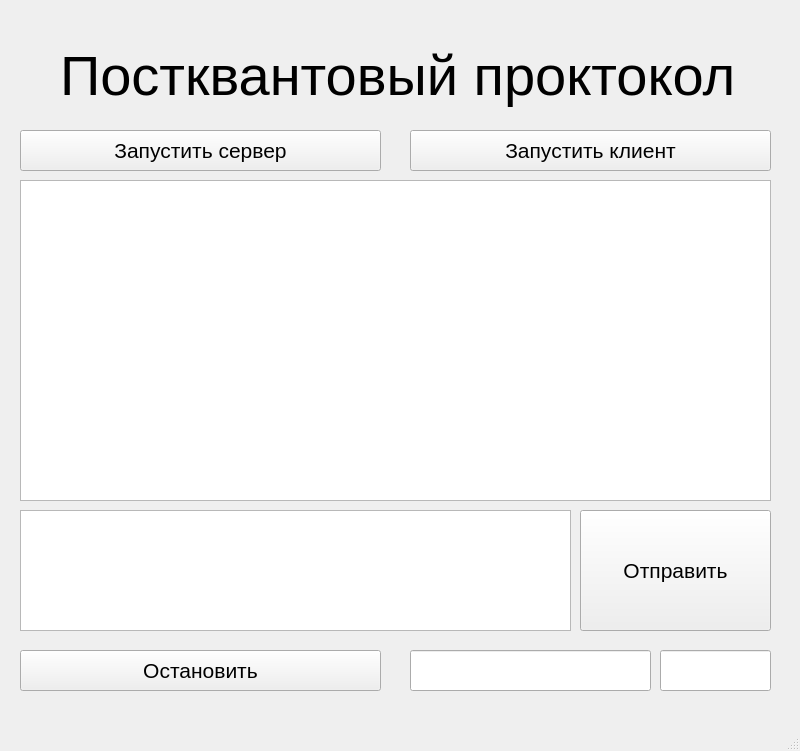
<?xml version="1.0" encoding="UTF-8"?>
<ui version="4.0">
 <class>MainWindow</class>
 <widget class="QMainWindow" name="MainWindow">
  <property name="geometry">
   <rect>
    <x>0</x>
    <y>0</y>
    <width>800</width>
    <height>751</height>
   </rect>
  </property>
  <property name="windowTitle">
   <string>MainWindow</string>
  </property>
  <widget class="QWidget" name="centralwidget">
   <widget class="QLabel" name="label">
    <property name="geometry">
     <rect>
      <x>60</x>
      <y>-10</y>
      <width>681</width>
      <height>171</height>
     </rect>
    </property>
    <property name="font">
     <font>
      <pointsize>42</pointsize>
     </font>
    </property>
    <property name="text">
     <string>Постквантовый проктокол</string>
    </property>
   </widget>
   <widget class="QPushButton" name="start_server_btn">
    <property name="geometry">
     <rect>
      <x>20</x>
      <y>130</y>
      <width>361</width>
      <height>41</height>
     </rect>
    </property>
    <property name="font">
     <font>
      <pointsize>16</pointsize>
     </font>
    </property>
    <property name="text">
     <string>Запустить сервер</string>
    </property>
   </widget>
   <widget class="QPushButton" name="start_client_btn">
    <property name="geometry">
     <rect>
      <x>410</x>
      <y>130</y>
      <width>361</width>
      <height>41</height>
     </rect>
    </property>
    <property name="font">
     <font>
      <pointsize>16</pointsize>
     </font>
    </property>
    <property name="text">
     <string>Запустить клиент</string>
    </property>
   </widget>
   <widget class="QPushButton" name="stop_btn">
    <property name="geometry">
     <rect>
      <x>20</x>
      <y>650</y>
      <width>361</width>
      <height>41</height>
     </rect>
    </property>
    <property name="font">
     <font>
      <pointsize>16</pointsize>
     </font>
    </property>
    <property name="text">
     <string>Остановить</string>
    </property>
   </widget>
   <widget class="QLineEdit" name="ip_text">
    <property name="geometry">
     <rect>
      <x>410</x>
      <y>650</y>
      <width>241</width>
      <height>41</height>
     </rect>
    </property>
    <property name="font">
     <font>
      <pointsize>16</pointsize>
     </font>
    </property>
   </widget>
   <widget class="QTextEdit" name="server_text">
    <property name="geometry">
     <rect>
      <x>20</x>
      <y>180</y>
      <width>751</width>
      <height>321</height>
     </rect>
    </property>
    <property name="font">
     <font>
      <pointsize>12</pointsize>
     </font>
    </property>
   </widget>
   <widget class="QLineEdit" name="port_text">
    <property name="geometry">
     <rect>
      <x>660</x>
      <y>650</y>
      <width>111</width>
      <height>41</height>
     </rect>
    </property>
    <property name="font">
     <font>
      <pointsize>16</pointsize>
     </font>
    </property>
   </widget>
   <widget class="QPushButton" name="send_btn">
    <property name="geometry">
     <rect>
      <x>580</x>
      <y>510</y>
      <width>191</width>
      <height>121</height>
     </rect>
    </property>
    <property name="font">
     <font>
      <pointsize>16</pointsize>
     </font>
    </property>
    <property name="text">
     <string>Отправить</string>
    </property>
   </widget>
   <widget class="QTextEdit" name="textEdit">
    <property name="geometry">
     <rect>
      <x>20</x>
      <y>510</y>
      <width>551</width>
      <height>121</height>
     </rect>
    </property>
   </widget>
  </widget>
  <widget class="QMenuBar" name="menubar">
   <property name="geometry">
    <rect>
     <x>0</x>
     <y>0</y>
     <width>800</width>
     <height>21</height>
    </rect>
   </property>
  </widget>
  <widget class="QStatusBar" name="statusbar"/>
 </widget>
 <resources/>
 <connections/>
</ui>
